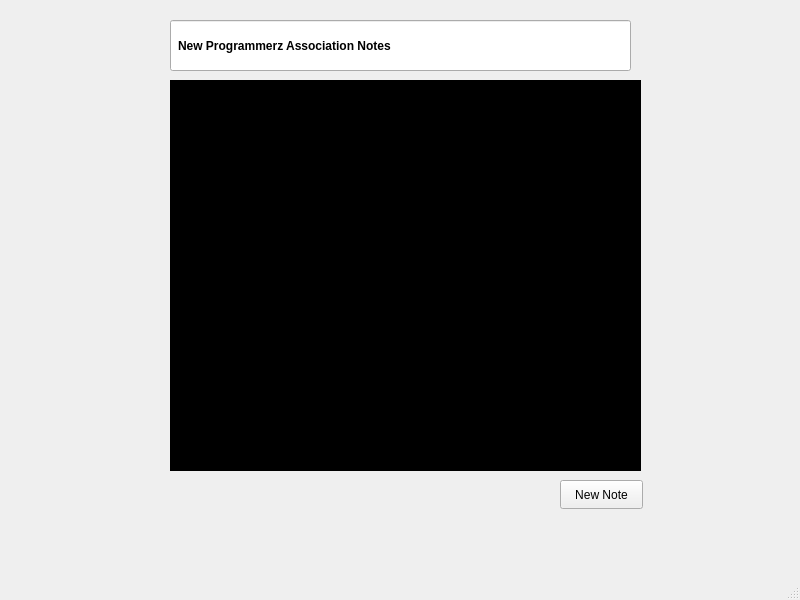
<?xml version="1.0" encoding="UTF-8"?>
<ui version="4.0">
 <class>MainWindow</class>
 <widget class="QMainWindow" name="MainWindow">
  <property name="geometry">
   <rect>
    <x>0</x>
    <y>0</y>
    <width>800</width>
    <height>600</height>
   </rect>
  </property>
  <property name="windowTitle">
   <string>MainWindow</string>
  </property>
  <widget class="QWidget" name="centralwidget">
   <widget class="QListWidget" name="listWidget">
    <property name="geometry">
     <rect>
      <x>170</x>
      <y>80</y>
      <width>471</width>
      <height>391</height>
     </rect>
    </property>
    <property name="styleSheet">
     <string notr="true">background-color: 	black;
color: white;
font-weight: bold;
</string>
    </property>
   </widget>
   <widget class="QPushButton" name="addButton">
    <property name="geometry">
     <rect>
      <x>560</x>
      <y>480</y>
      <width>83</width>
      <height>29</height>
     </rect>
    </property>
    <property name="text">
     <string>New Note</string>
    </property>
   </widget>
   <widget class="QLineEdit" name="lineEdit">
    <property name="geometry">
     <rect>
      <x>170</x>
      <y>20</y>
      <width>461</width>
      <height>51</height>
     </rect>
    </property>
    <property name="styleSheet">
     <string notr="true">padding: 5px;
font: 15pt &quot;Arial&quot;;
font-weight: 700;</string>
    </property>
    <property name="text">
     <string>New Programmerz Association Notes</string>
    </property>
   </widget>
  </widget>
  <widget class="QMenuBar" name="menubar">
   <property name="geometry">
    <rect>
     <x>0</x>
     <y>0</y>
     <width>800</width>
     <height>25</height>
    </rect>
   </property>
  </widget>
  <widget class="QStatusBar" name="statusbar"/>
 </widget>
 <resources/>
 <connections/>
</ui>
